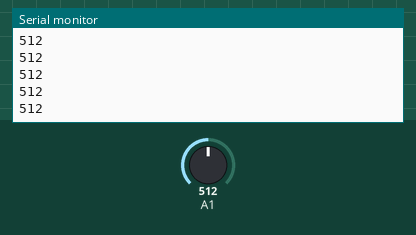
This sketch was run on a simulated Arduino Uno, built with avr-gcc and run on an emulated ATmega328P. Parts: the last lines printed to the serial monitor. The test bench sets the inputs (shaded band); at power-on: A1 = 512.

Above: at 1.2 s.
1.3 s: A1 set to 716
At 1.31 s:
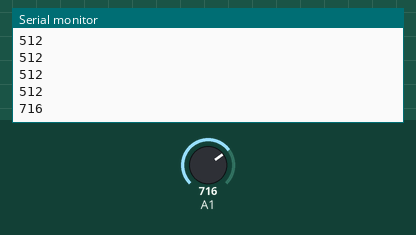
2.8 s: A1 set to 900
At 2.81 s:
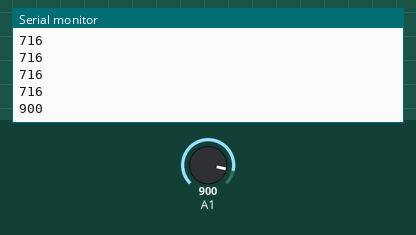
Timing chart, 0 to 5.8 s (numbered marks = the images above; inputs shaded):
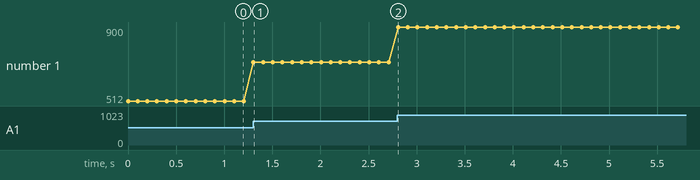

The sketch:

Em-_18.ino
```cpp
int count = 0;
void setup()
{
  Serial.begin(9600);
}
int value;
void loop()
{
  value = analogRead(1);
  Serial.println(value);
  delay(100);
}
```

Measured:
- after the input at 1.3 s, the serial monitor: prints a new line at once (image 1)
- after the input at 2.8 s, the serial monitor: prints a new line at once (image 2)
- plotted number 1: 512 → 716 after the input at 1.3 s, 716 → 900 after the input at 2.8 s
